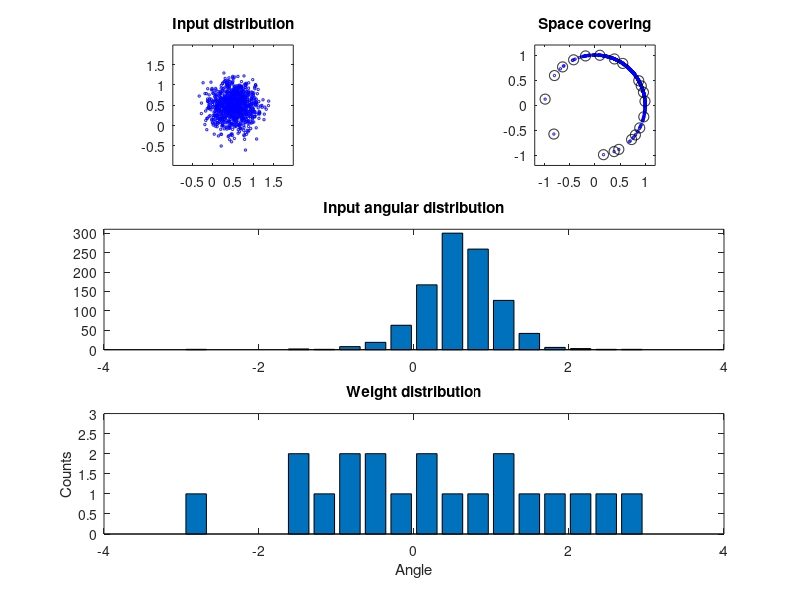
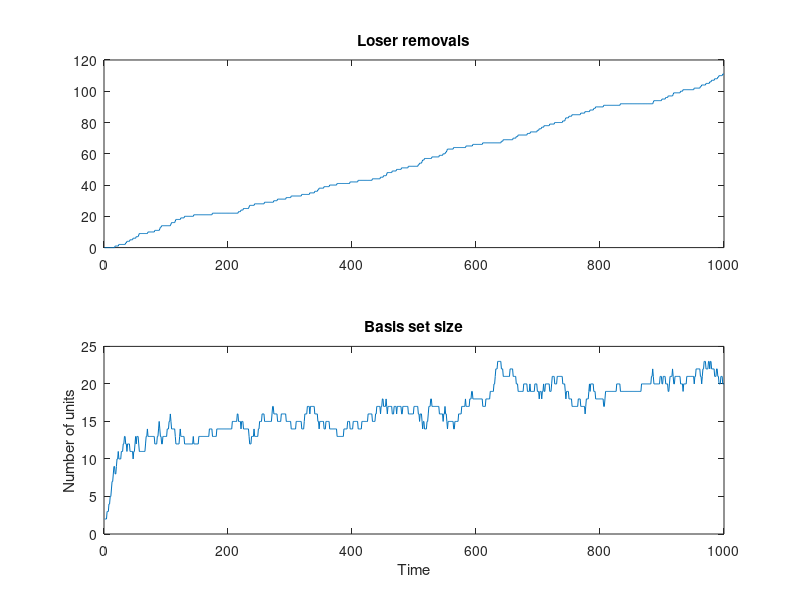

MATLAB code to generate these figures, in order:
%This script demonstrates the WKL rule. The WKL is described in:
%
% Fukushima, K. (2010). Neocognitron trained with winner-kill-loser rule. Neural Network, 
% 23, 926-938.

% Copyright (c) 2014, Jasmin Leveille (jalev51@gmail.com)
% All rights reserved.
% 
% Redistribution and use in source and binary forms, with or without
% modification, are permitted provided that the following conditions are
% met:
% 
% 1. Redistributions of source code must retain the above copyright notice,
% this list of conditions and the following disclaimer.
% 
% 2. Redistributions in binary form must reproduce the above copyright
% notice, this list of conditions and the following disclaimer in the
% documentation and/or other materials provided with the distribution.
% 
% THIS SOFTWARE IS PROVIDED BY THE COPYRIGHT HOLDERS AND CONTRIBUTORS "AS
% IS" AND ANY EXPRESS OR IMPLIED WARRANTIES, INCLUDING, BUT NOT LIMITED TO,
% THE IMPLIED WARRANTIES OF MERCHANTABILITY AND FITNESS FOR A PARTICULAR
% PURPOSE ARE DISCLAIMED. IN NO EVENT SHALL THE COPYRIGHT HOLDER OR
% CONTRIBUTORS BE LIABLE FOR ANY DIRECT, INDIRECT, INCIDENTAL, SPECIAL,
% EXEMPLARY, OR CONSEQUENTIAL DAMAGES (INCLUDING, BUT NOT LIMITED TO,
% PROCUREMENT OF SUBSTITUTE GOODS OR SERVICES; LOSS OF USE, DATA, OR
% PROFITS; OR BUSINESS INTERRUPTION) HOWEVER CAUSED AND ON ANY THEORY OF
% LIABILITY, WHETHER IN CONTRACT, STRICT LIABILITY, OR TORT (INCLUDING
% NEGLIGENCE OR OTHERWISE) ARISING IN ANY WAY OUT OF THE USE OF THIS
% SOFTWARE, EVEN IF ADVISED OF THE POSSIBILITY OF SUCH DAMAGE.

%% Setup
clear;
NbPts = 1000;
theta = 0.995;

%% Generate points 
x = 0.5 + 0.3 * randn(NbPts, 2);   %Non-uniform distribution

%% Show input distribution
figure;
sb1 = subplot(3,2,1);hold on; axis image;
xPlot = scatter(x(:,1),x(:,2),3,'b');
set(gca,'xlim',mean(x) + [-1.5 1.5],'ylim',mean(x) + [-1.5 1.5],'box','on');
title('Input distribution');

%% Pre-normalize inputs
xNorm = sqrt(diag(x*x'));
x = x./[xNorm xNorm];
xAngle = atan2(x(:,2),x(:,1));

%% WKL
w = rand(1,2);
change = zeros(NbPts, 1);
nbW = zeros(NbPts, 1);

for i = 1:NbPts
    wNorm = sqrt(diag(w*w')); %Compute w-norm

    s = w * x(i,:)' ./ wNorm; %Compute similarity s using pre-normalized x's
    
    [v, winner] = max(s); %Get winnner
    candidates = find(s > theta); %Get losers
    
    if ~isempty(candidates)
        losers = setdiff(candidates, winner(1)); %Compare to winner (always only the first one)
        w(winner,:) = w(winner,:) + x(i,:); %Learn winner node
        w(losers,:) = []; %Remove losers
        change(i) = length(losers); %Keep track of loser removals
    else
        w = [w ; x(i,:)]; %Add new node centered on current pattern
    end
    
    nbW(i) = size(w, 1); %Keep track of number of nodes
end

%% Plot results
wNorm = sqrt(diag(w*w')); %Compute w-norm
w = w ./[wNorm wNorm];
wAngle = atan2(w(:,2),w(:,1));

sb2 = subplot(3,2,2);hold on;axis image;
sPlot = scatter(x(:,1),x(:,2),3,'b');
set(gca,'xlim',[-1.2 1.2],'ylim',[-1.2 1.2],'box','on');

areaRadius = acos(theta);
for i = 1 : size(w,1)
    wPlot(i) = rectangle('position', ...
               [w(i,1)-areaRadius,w(i,2)-areaRadius,2*areaRadius,2*areaRadius], ...
               'curvature',[1 1]);
end
title('Space covering');

sb3 = subplot(3,2,3:4);hold on;
binEdge = linspace(-pi,pi,20);
xBinFreq = histc(xAngle,binEdge);
bar(binEdge,xBinFreq);
set(gca,'ylim',[0 max(xBinFreq)+10],'box','on');
title('Input angular distribution');

sb4 = subplot(3,2,5:6);hold on;
wBinFreq = histc(wAngle,binEdge);
bar(binEdge,wBinFreq);
set(gca,'xlim',get(sb3,'xlim'),'ylim',[0 max(wBinFreq)+1],'box','on');
title('Weight distribution');
xlabel('Angle');
ylabel('Counts');

figure;subplot(2,1,1);
plot(cumsum(change));title('Loser removals');
subplot(2,1,2);
plot(nbW); title('Basis set size');
xlabel('Time');
ylabel('Number of units');
